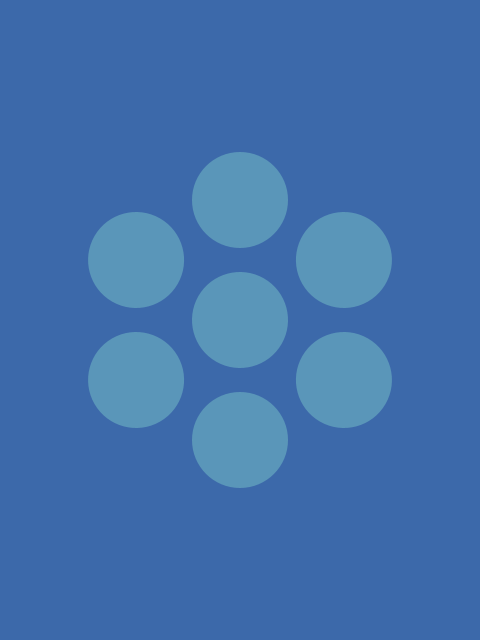
Frame 1 (no input)
Frame 2 (the mouse pressed at the canvas centre, redrawn once): identical to frame 1, image omitted

The Processing sketch that drew this single still picture (run headless with seeded random() and noise(); the mouse was pressed at the canvas centre and the sketch redrawn once):

// Processing sketch: soul
// ── soul.pde
// Manuale di Programmazione Cinematografica
// Daniele Olmisani, 2020

// Soul (2020)


final color PAPER = color(60, 105, 170);
final color INK = color(90, 150, 185);


void setup() {
  size(480, 640);
  noLoop();
}


void draw() {
  
  final float S = min(width, height);
  final float U = 0.002;

  translate(0.5*width, 0.5*height);
  scale(S);
  rotate(PI / 6);
  
  background(PAPER);
  
  fill(INK);
  noStroke();
  
  ellipse(0.0, 0.0, 0.2, 0.2);
  
  for (int i=0; i<6; i++) {
    ellipse(0.25, 0.0, 0.2, 0.2);
    rotate(PI / 3);
  }
  
  save("soul.png");
}  
